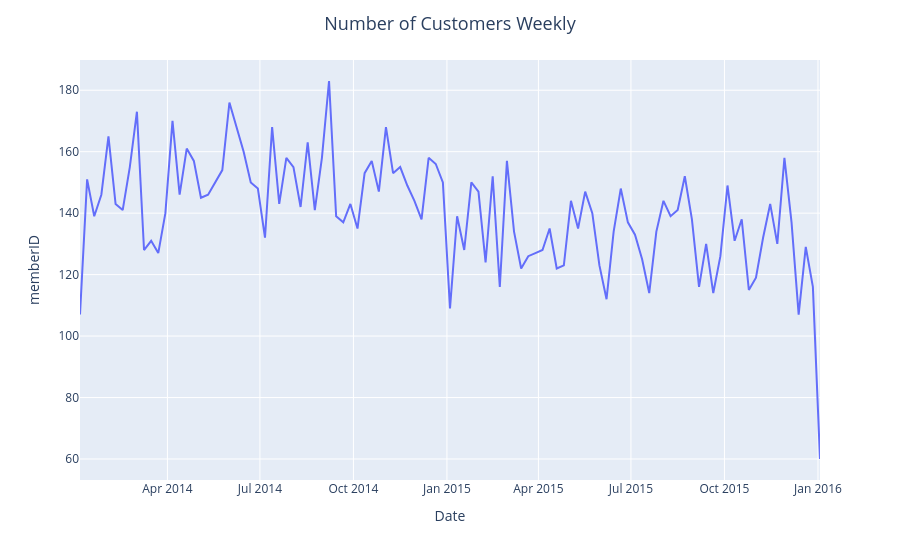

Source (notebook cell):
### Markdown cell above
## Number of Customer weekly

### Code cell
Unique_customer_weekly = data.resample('w', on='Date').memberID.nunique()
fig = px.line(Unique_customer_weekly, x=Unique_customer_weekly.index, y=Unique_customer_weekly, labels={'y': 'Number of Customers'})
fig.update_layout(title_text='Number of Customers Weekly', title_x=0.5, title_font=dict(size=18))
3fig.show()
